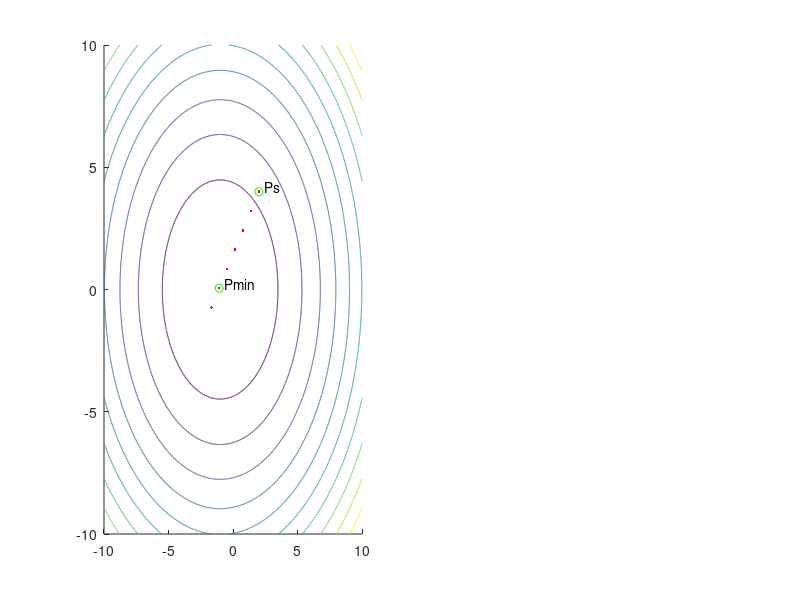

Reproduce this figure in MATLAB. (Note: this script raises an error after producing the figure.)
clc
clear all
close all

x1a = -10;
x1b = 10;
x2a = -10;
x2b = 10;
format("default")
[x,y]=meshgrid([x1a:0.01:x1b],[x2a:0.01:x2b]);
% f = @(x, y)x.^2+2.*x.*y+3*y.^2;
f = @(x1, x2)x1.^2+2*x1+x2.^2;
Pk = [2; 4];
P0 = Pk;
h = 1; %lambda
subplot(1, 2, 1)
hold on
plot(Pk(1, 1), Pk(2, 1), 'r.')
plot(Pk(1, 1), Pk(2, 1), 'go')
text(Pk(1, 1)+0.2, Pk(2, 1)+0.2, ' Ps')
contour(x, y, f(x, y))
dx = @(x, y) (f(x+h, y)-f(x, y))/h;
dy = @(x, y) (f(x, y+h)-f(x, y))/h;
d2x = @(x, y) (f(x+h, y)-2*f(x, y)+f(x-h, y))/(h^2);
d2y = @(x, y) (f(x, y+h)-2*f(x, y)+f(x, y-h))/(h^2);
dxy = @(x, y) (f(x+h, y+h) - f(x+h, y-h) - f(x-h, y+h) + f(x-h, y-h))/(4*h^2);
tol = 0.01;
tic
iter = 0;
for i=1:1000
    tmp = P0;
    P0 = Pk;
    grad = [dx(Pk(1, 1), Pk(2, 1)); dy(Pk(1, 1), Pk(2, 1))];
    norm = sqrt((grad.'*grad));
    a = h/norm;
    Pk = P0 - a*grad;
    plot(Pk(1, 1), Pk(2, 1), 'r.')
    iter = i;
    if(Pk == [0; 0])
        break;
    elseif((abs(f(Pk(1, 1), Pk(2,1))-f(P0(1, 1), P0(2,1)))<tol))
        h = h/2;
    elseif(abs(f(Pk(1, 1), Pk(2,1))-f(tmp(1, 1), tmp(2,1)))==0)
        break;
    end
end
toc
plot(Pk(1, 1), Pk(2, 1), 'go')
text(Pk(1, 1)+0.2, Pk(2, 1)+0.2, ' Pmin')
hold off
Pmin = Pk
iter
Fmin = f(Pk(1, 1), Pk(2, 1))
title("Wartość funkcji w Pmin("+Pmin(1, 1)+", "+Pmin(2, 1)+") = "+Fmin)
subplot(1, 2, 2)
[x,y]=meshgrid([x1a:0.5:x1b],[x2a:0.5:x2b]);
surf(x, y, f(x, y))
% title("f(x, y) = x^2+2*x*y+3*y^2")
title("f(x, y) = x^2+2*x+y^2");

